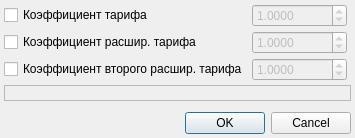
<?xml version="1.0" encoding="UTF-8"?>
<ui version="4.0">
 <class>PriceCoefficientDialog</class>
 <widget class="QDialog" name="PriceCoefficientDialog">
  <property name="geometry">
   <rect>
    <x>0</x>
    <y>0</y>
    <width>314</width>
    <height>138</height>
   </rect>
  </property>
  <property name="windowTitle">
   <string>Пересчет тарифов</string>
  </property>
  <layout class="QGridLayout" name="gridLayout">
   <property name="margin">
    <number>4</number>
   </property>
   <property name="spacing">
    <number>4</number>
   </property>
   <item row="0" column="0">
    <widget class="QCheckBox" name="chkPriceCoefficient">
     <property name="sizePolicy">
      <sizepolicy hsizetype="Maximum" vsizetype="Fixed">
       <horstretch>0</horstretch>
       <verstretch>0</verstretch>
      </sizepolicy>
     </property>
     <property name="text">
      <string>Коэффициент тарифа</string>
     </property>
    </widget>
   </item>
   <item row="0" column="1">
    <widget class="QDoubleSpinBox" name="edtPriceCoefficient">
     <property name="enabled">
      <bool>false</bool>
     </property>
     <property name="sizePolicy">
      <sizepolicy hsizetype="Maximum" vsizetype="Fixed">
       <horstretch>0</horstretch>
       <verstretch>0</verstretch>
      </sizepolicy>
     </property>
     <property name="decimals">
      <number>4</number>
     </property>
     <property name="minimum">
      <double>-10000.000000000000000</double>
     </property>
     <property name="maximum">
      <double>10000.000000000000000</double>
     </property>
     <property name="singleStep">
      <double>0.010000000000000</double>
     </property>
     <property name="value">
      <double>1.000000000000000</double>
     </property>
    </widget>
   </item>
   <item row="1" column="0">
    <widget class="QCheckBox" name="chkPriceExCoefficient">
     <property name="sizePolicy">
      <sizepolicy hsizetype="Maximum" vsizetype="Fixed">
       <horstretch>0</horstretch>
       <verstretch>0</verstretch>
      </sizepolicy>
     </property>
     <property name="text">
      <string>Коэффициент расшир. тарифа</string>
     </property>
    </widget>
   </item>
   <item row="1" column="1">
    <widget class="QDoubleSpinBox" name="edtPriceExCoefficient">
     <property name="enabled">
      <bool>false</bool>
     </property>
     <property name="sizePolicy">
      <sizepolicy hsizetype="Maximum" vsizetype="Fixed">
       <horstretch>0</horstretch>
       <verstretch>0</verstretch>
      </sizepolicy>
     </property>
     <property name="decimals">
      <number>4</number>
     </property>
     <property name="minimum">
      <double>-10000.000000000000000</double>
     </property>
     <property name="maximum">
      <double>10000.000000000000000</double>
     </property>
     <property name="singleStep">
      <double>0.010000000000000</double>
     </property>
     <property name="value">
      <double>1.000000000000000</double>
     </property>
    </widget>
   </item>
   <item row="2" column="0">
    <widget class="QCheckBox" name="chkPriceEx2Coefficient">
     <property name="sizePolicy">
      <sizepolicy hsizetype="Maximum" vsizetype="Fixed">
       <horstretch>0</horstretch>
       <verstretch>0</verstretch>
      </sizepolicy>
     </property>
     <property name="text">
      <string>Коэффициент второго расшир. тарифа</string>
     </property>
    </widget>
   </item>
   <item row="2" column="1">
    <widget class="QDoubleSpinBox" name="edtPriceEx2Coefficient">
     <property name="enabled">
      <bool>false</bool>
     </property>
     <property name="sizePolicy">
      <sizepolicy hsizetype="Maximum" vsizetype="Fixed">
       <horstretch>0</horstretch>
       <verstretch>0</verstretch>
      </sizepolicy>
     </property>
     <property name="decimals">
      <number>4</number>
     </property>
     <property name="minimum">
      <double>-10000.000000000000000</double>
     </property>
     <property name="maximum">
      <double>10000.000000000000000</double>
     </property>
     <property name="singleStep">
      <double>0.010000000000000</double>
     </property>
     <property name="value">
      <double>1.000000000000000</double>
     </property>
    </widget>
   </item>
   <item row="3" column="0" colspan="3">
    <widget class="QLabel" name="lblSelectionRows">
     <property name="frameShape">
      <enum>QFrame::StyledPanel</enum>
     </property>
     <property name="text">
      <string/>
     </property>
    </widget>
   </item>
   <item row="4" column="0">
    <spacer name="verticalSpacer">
     <property name="orientation">
      <enum>Qt::Vertical</enum>
     </property>
     <property name="sizeHint" stdset="0">
      <size>
       <width>20</width>
       <height>23</height>
      </size>
     </property>
    </spacer>
   </item>
   <item row="5" column="0" colspan="3">
    <widget class="QDialogButtonBox" name="buttonBox">
     <property name="orientation">
      <enum>Qt::Horizontal</enum>
     </property>
     <property name="standardButtons">
      <set>QDialogButtonBox::Cancel|QDialogButtonBox::Ok</set>
     </property>
    </widget>
   </item>
   <item row="0" column="2">
    <spacer name="horizontalSpacer">
     <property name="orientation">
      <enum>Qt::Horizontal</enum>
     </property>
     <property name="sizeHint" stdset="0">
      <size>
       <width>40</width>
       <height>20</height>
      </size>
     </property>
    </spacer>
   </item>
   <item row="1" column="2">
    <spacer name="horizontalSpacer_2">
     <property name="orientation">
      <enum>Qt::Horizontal</enum>
     </property>
     <property name="sizeHint" stdset="0">
      <size>
       <width>40</width>
       <height>20</height>
      </size>
     </property>
    </spacer>
   </item>
   <item row="2" column="2">
    <spacer name="horizontalSpacer_3">
     <property name="orientation">
      <enum>Qt::Horizontal</enum>
     </property>
     <property name="sizeHint" stdset="0">
      <size>
       <width>40</width>
       <height>20</height>
      </size>
     </property>
    </spacer>
   </item>
  </layout>
 </widget>
 <tabstops>
  <tabstop>chkPriceCoefficient</tabstop>
  <tabstop>edtPriceCoefficient</tabstop>
  <tabstop>chkPriceExCoefficient</tabstop>
  <tabstop>edtPriceExCoefficient</tabstop>
  <tabstop>chkPriceEx2Coefficient</tabstop>
  <tabstop>edtPriceEx2Coefficient</tabstop>
  <tabstop>buttonBox</tabstop>
 </tabstops>
 <resources/>
 <connections>
  <connection>
   <sender>buttonBox</sender>
   <signal>accepted()</signal>
   <receiver>PriceCoefficientDialog</receiver>
   <slot>accept()</slot>
   <hints>
    <hint type="sourcelabel">
     <x>248</x>
     <y>156</y>
    </hint>
    <hint type="destinationlabel">
     <x>157</x>
     <y>167</y>
    </hint>
   </hints>
  </connection>
  <connection>
   <sender>buttonBox</sender>
   <signal>rejected()</signal>
   <receiver>PriceCoefficientDialog</receiver>
   <slot>reject()</slot>
   <hints>
    <hint type="sourcelabel">
     <x>280</x>
     <y>156</y>
    </hint>
    <hint type="destinationlabel">
     <x>286</x>
     <y>167</y>
    </hint>
   </hints>
  </connection>
  <connection>
   <sender>chkPriceCoefficient</sender>
   <signal>toggled(bool)</signal>
   <receiver>edtPriceCoefficient</receiver>
   <slot>setEnabled(bool)</slot>
   <hints>
    <hint type="sourcelabel">
     <x>33</x>
     <y>14</y>
    </hint>
    <hint type="destinationlabel">
     <x>123</x>
     <y>13</y>
    </hint>
   </hints>
  </connection>
  <connection>
   <sender>chkPriceExCoefficient</sender>
   <signal>toggled(bool)</signal>
   <receiver>edtPriceExCoefficient</receiver>
   <slot>setEnabled(bool)</slot>
   <hints>
    <hint type="sourcelabel">
     <x>47</x>
     <y>43</y>
    </hint>
    <hint type="destinationlabel">
     <x>133</x>
     <y>43</y>
    </hint>
   </hints>
  </connection>
  <connection>
   <sender>chkPriceEx2Coefficient</sender>
   <signal>toggled(bool)</signal>
   <receiver>edtPriceEx2Coefficient</receiver>
   <slot>setEnabled(bool)</slot>
   <hints>
    <hint type="sourcelabel">
     <x>68</x>
     <y>67</y>
    </hint>
    <hint type="destinationlabel">
     <x>136</x>
     <y>63</y>
    </hint>
   </hints>
  </connection>
 </connections>
</ui>
